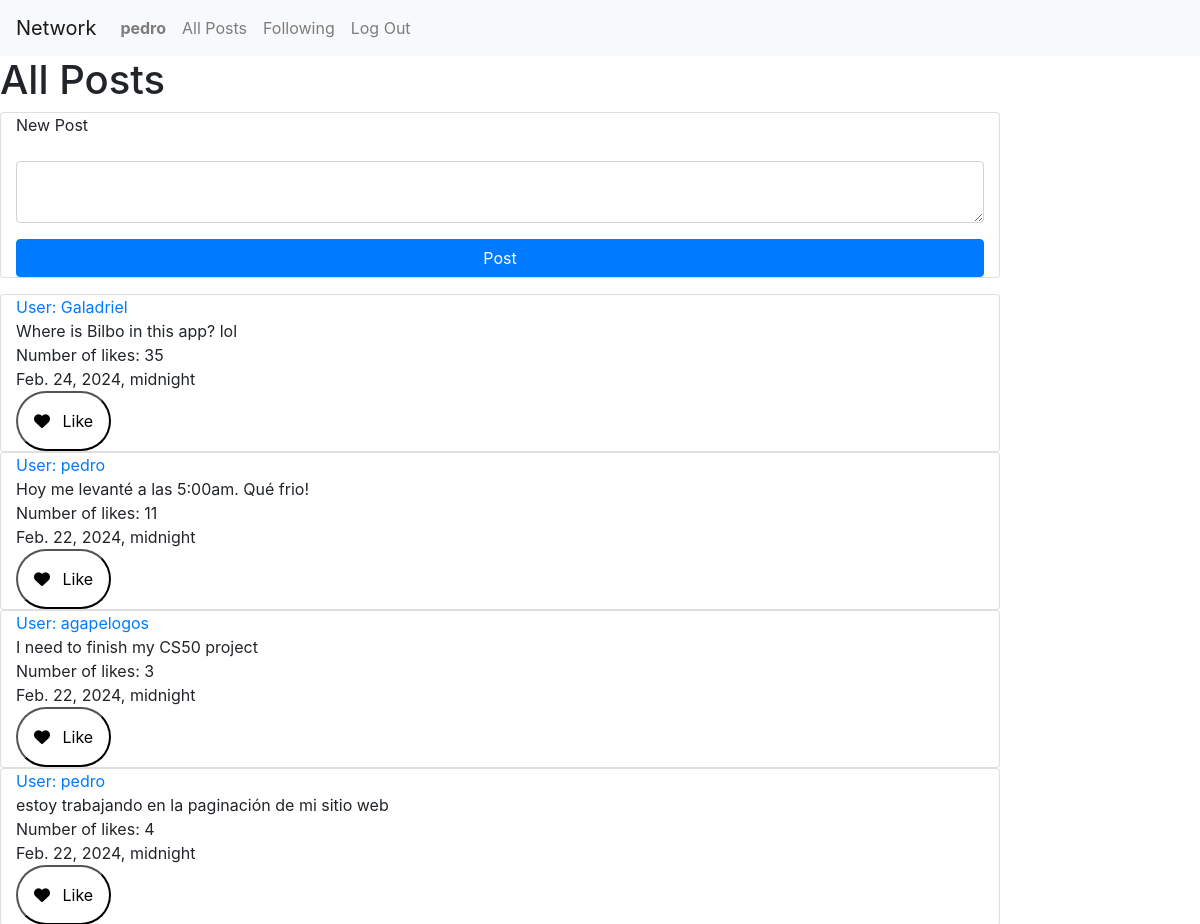
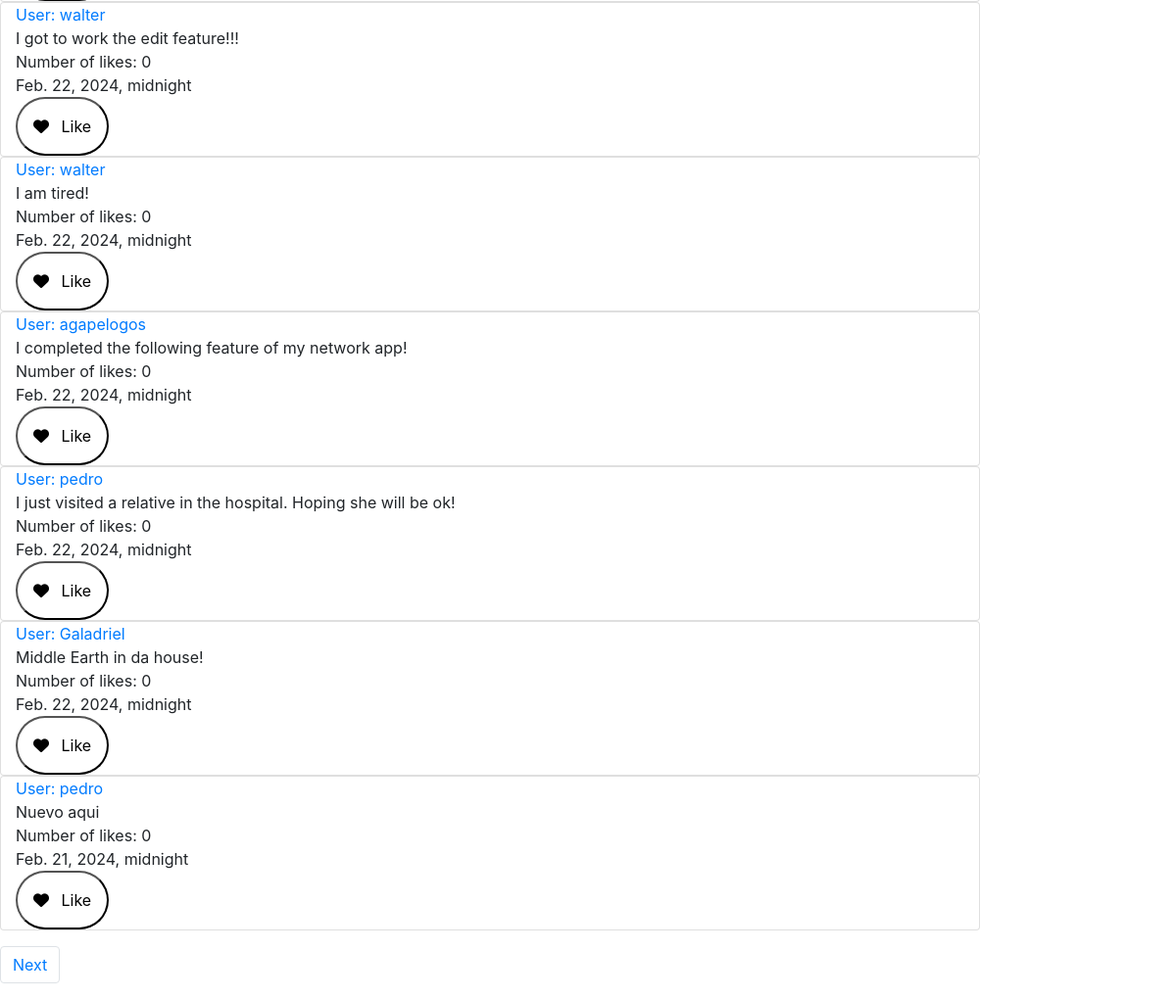
Before: / (signed in) with the older database file (2 pictures, top to bottom).
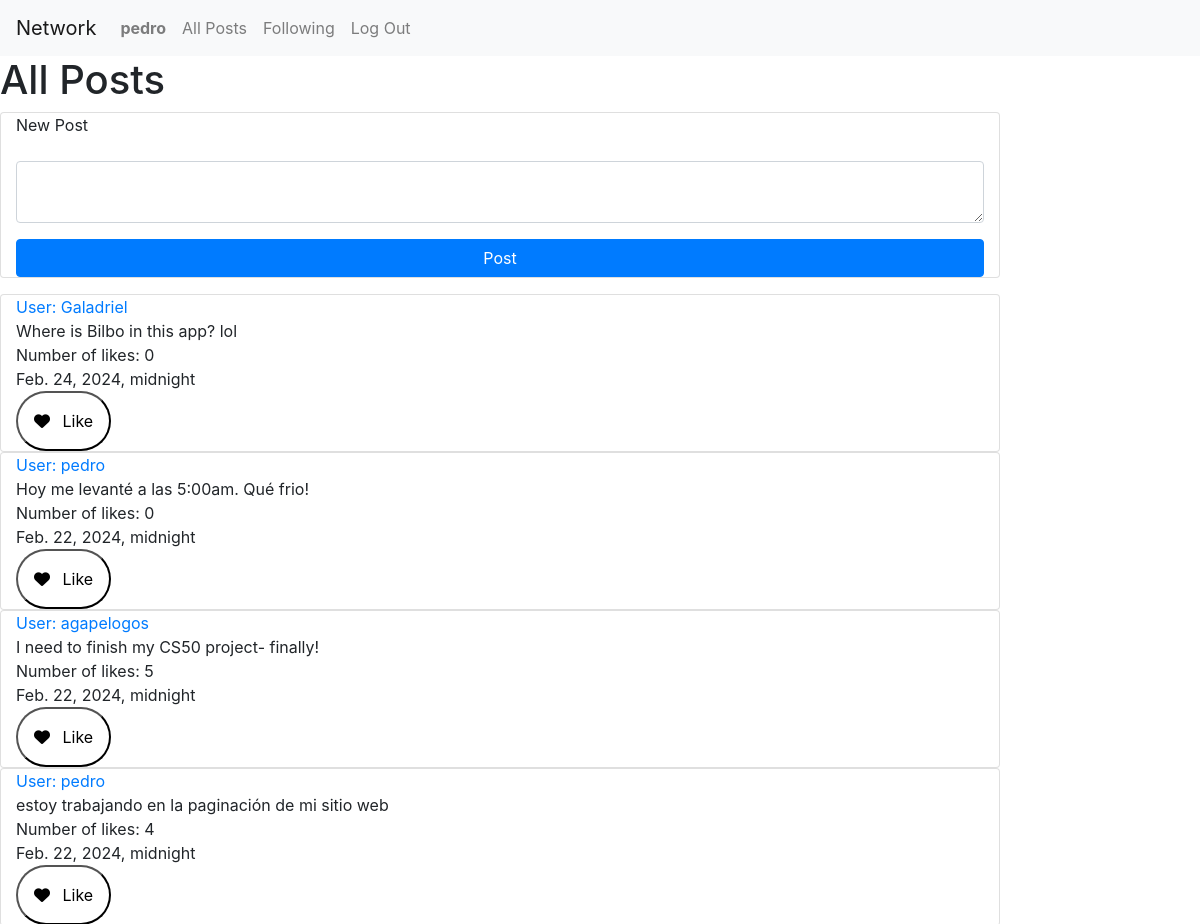
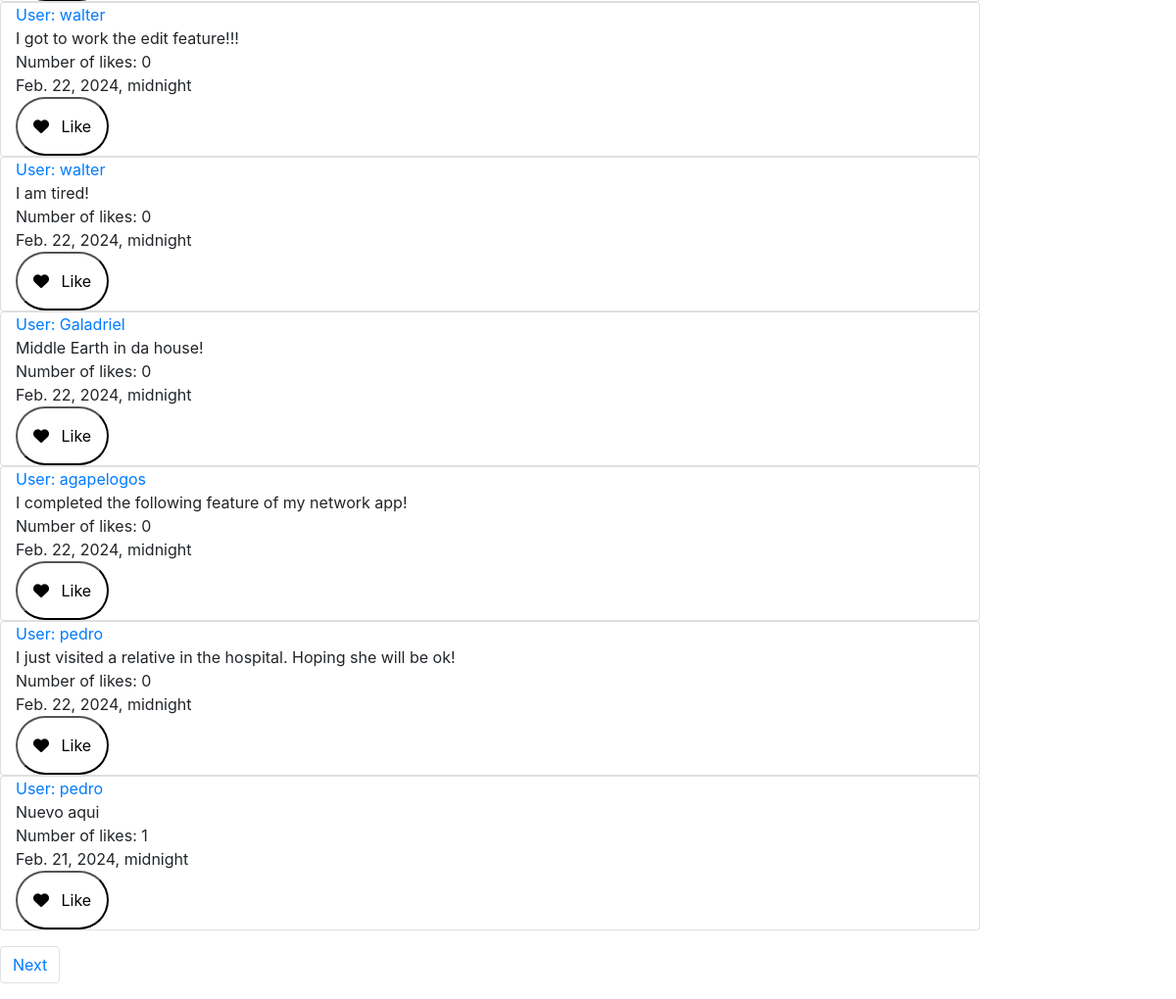
After: the same page with the newer database file (2 pictures, top to bottom).
### network/models.py (models this page shows, shortened)
class Post(models.Model):
    user = models.ForeignKey(User, on_delete=models.CASCADE, blank=True, null=True, related_name="poster")
    post = models.CharField(max_length=64)
    date = models.DateTimeField()
    likes = models.IntegerField(default=0)
    liked = models.BooleanField(default=False)

class User(AbstractUser):
    pass
    def __str__(self):
        return self.username

### network/views.py (the view)
# urls.py: path("", views.index, name="index"),
def index(request):
    if request.user.is_authenticated:
        posts = Post.objects.all().order_by("-date")
        paginator = Paginator(posts, 10) #show 2 posts per page
        page_number = request.GET.get('page')
        page_obj = paginator.get_page(page_number)
        return render(request, "network/index.html", {
            "page_obj": page_obj,
        })
    else:
        return render(request, "network/index.html")

### network/templates/network/index.html (shortened to what this page needs)
{% extends "network/layout.html" %}
{% block body %}
{% if user.is_authenticated %}
    <h1> All Posts</h1>
    <div>
        <form action="{% url 'new_post' %}" method="post">
            <div class="mb-3 card col-10">
                <div class="mb-3">
                    <label for="post" class="form-label">New Post</label>
                </div>
                <div class="mb-3">
                    <textarea class="form-control" name="text-compose" rows="2"></textarea>
                </div>
                <input class="btn btn-primary" type="submit" value="Post">
            </div>
        </form>
        <div class="mb-3">
            {% for post in page_obj %}
            <div class="card col-10">
                <div><a id="users" class="" href="{% url 'profile' user_id=post.user.id %}"> User: {{ post.user }}</a></div>
                <div id="contentIndexPost">{{ post.post }}</div>
                <div id="countLike_{{post.id}}" class="color">Number of likes: {{post.likes}}</div>
                <div>{{ post.date }}</div>
                <div id="likeButton_{{post.id}}">
                    <button class="button button-like" onclick="likePost({{post.id}})">
                        <i class="fa fa-heart"></i>
                        <span>Like</span>
                    </button>
                </div>
            </div>
            {% endfor %}
        </div>
    </div>
    <div>
        <nav aria-label="Page navigation example">
            <ul class="pagination">
                {% if page_obj.has_next %}
                <li class="page-item"><a class="page-link" href="?page={{ page_obj.next_page_number }}">Next</a></li>
                {% endif %}
            </ul>
          </nav>
    </div>
{% else %}
<div class="mb-3">
    <h1>Log in or register to be able to see posts and post!</h1>
</div>
{% endif %}
{% endblock %}

Changed rows visible on the page:
changed Post "Where is Bilbo in this app? lol": likes "35" → "0"
changed Post "Hoy me levanté a las 5:00am. Qué frio!": likes "11" → "0"
changed Post: post "I need to finish my CS50 project" → "I need to finish my CS50 project- finally!"; likes "3" → "5"
changed Post "Middle Earth in da house!": moves up the list
changed Post "Nuevo aqui": likes "0" → "1"
